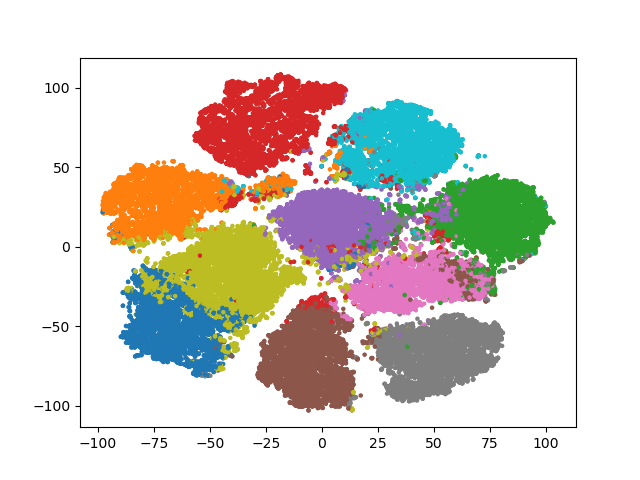
#> input picture nn/cluster_map_test/clusters_epoch_140.png, 640 x 480 px, given in place of gradient2.jpg, which was not available
$ python dct_test.py 5 band
#> lines starting #> are read from the running program, lines starting #| are printed output that depends on the picture; after the words box and inside, x2 and y2 are one past the last pixel; in counts of white or black regions, pixels touching at a corner belong together; pictures that were not available may be replaced by others from this repository, and a replacement may not be noted
import numpy as np
import argparse
from scipy import stats as st
from scipy.fftpack import idct, dct, fft, ifft
import matplotlib.pyplot as plt

from skimage import io, img_as_ubyte

T_D = 14.5
F_D = 11.5
S_D = 0
# W_D = 10
# angles = [90, 80, 70.6, 62, 54.5, 48.2, 43, 35, 25, 13, 0]
angles = [4,8,12,16,20,24,28,32,36,48,52,56,60,64,68,72,76,80,84,88]
# angles = [0,1,2,3,4,5,6,7,8,9,10,12,13,15,17,20,22,25,27,30,31,32,33,34,35,36,36,37,38,39,40,41,42,43,44,45,46,47,48,49,50,51,52,55,60,62,65,68,70,75,86,89,90]
the_norm = 'backward'
the_type  = 2

def save_as_png(array, filename):
    normalized_array = (array - np.min(array)) / (np.max(array) - np.min(array))
    uint8_array = img_as_ubyte(normalized_array)
    io.imsave(filename, uint8_array)

def apply_dct(image):
    dct_rows = dct(image, type=the_type, axis=0, norm=the_norm)
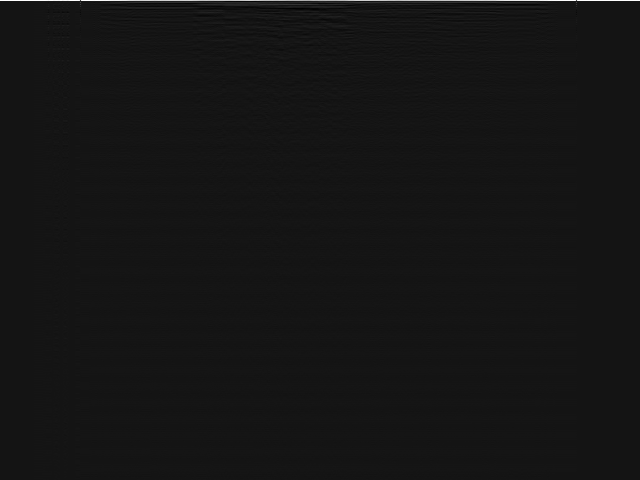
#> dct_rows: shape (480, 640) float64; min -85.68, max 960, mean 1.8; drawn with min black and max white
    dct_image = dct(dct_rows, type=the_type, axis=1, norm=the_norm)
    # dct_rows = fft(image)
    # dct_image = fft(dct_rows)
    return dct_image

def rebuild_image(dct_image):
    idct_rows = idct(dct_image, type=the_type, axis=1, norm=the_norm)
    idct_image = idct(idct_rows, type=the_type, axis=0, norm=the_norm)
    # idct_rows = ifft(dct_image)
    # idct_image = ifft(idct_rows)
    return idct_image

def filter_by_angle(dct_image, angle, W_D):
    u_max, v_max = dct_image.shape
    mask = np.zeros_like(dct_image, dtype=bool)
    theta = np.radians(angle)

    sin_theta = np.sin(theta)
    cos_theta = np.cos(theta)

    u_values = np.arange(u_max).reshape(-1, 1)  # Column vector
    # print(u_values)
    v_values = np.arange(v_max).reshape(1, -1)  # Row vector

    u_cos_v = u_values * sin_theta - v_values * cos_theta

    if theta < np.pi/9:
        condition_upper = (u_cos_v <= 0) #& (v_values <= 50)
        condition_lower = (u_cos_v + W_D >= 0)

    elif np.pi/9 <= theta < 7*np.pi/18:
        condition_upper = (u_cos_v - W_D / 2 <= 0) #& (v_values <= 50)
        condition_lower = (u_cos_v + W_D / 2 >= 0)

    else:
        condition_upper = (u_cos_v - W_D <= -0.5) #& (v_values <= 50) # pixel at position 0 expands from -0.5 to +0.5 so the image is offset by -0.5px so i set this offset as my starting/min condition instead of using 0
        condition_lower = (u_cos_v >= -0.5) # pixel at position 0 expands from -0.5 to +0.5 so the image is offset by -0.5px so i set this offset as my starting/min condition instead of using 0

    mask = condition_upper & condition_lower

    return mask

# [49 lines left out: functions threshold_filter, adjust_dct_energy, rescale_image, not called in this run]

def filter(dct_image, filter_type, angles, W_D, T_D, S_D, F_D):
#> called with filter_type = 'band', W_D = 5, T_D = 14.5, S_D = 0, F_D = 11.5
    magnitude_spectrum = np.log1p((np.abs(dct_image))**2)
    # magnitude_spectrum = np.log1p(1 + np.abs(dct_image))
    band_mask = np.zeros_like(dct_image, dtype=bool)
    threshold_mask = np.zeros_like(dct_image, dtype=bool)
    total_mask = np.zeros_like(dct_image, dtype=bool)
    filtered_dct = np.zeros_like(dct_image)
    filtered_magspec = np.zeros_like(dct_image)

    if filter_type == 'band':
        for angle in angles:
            angle_mask = filter_by_angle(dct_image, angle, W_D)
            band_mask |= angle_mask
#> this loop made 20 passes
#> pass 1, in filter, `angle_mask = filter_by_angle(dct_image, angle, W_D)`:
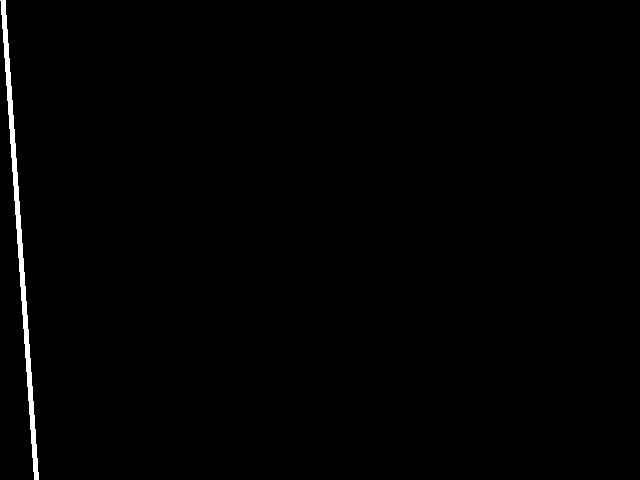
#> angle_mask: shape (480, 640) bool; 0.78% white; 1 white region, box (x1, y1, x2, y2) and area: (0, 0, 39, 480) 2407
#> after the loop:
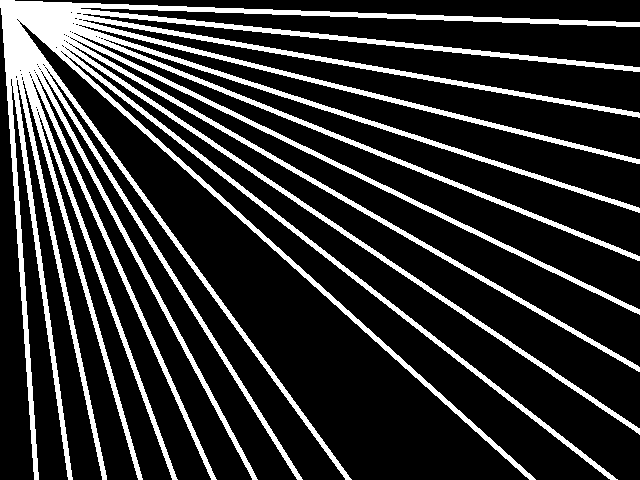
#> band_mask: shape (480, 640) bool; 18.9% white; 1 white region, box (x1, y1, x2, y2) and area: (0, 0, 640, 480) 58158

        # print(np.mean(magnitude_spectrum[band_mask]))
        filtered_dct[band_mask] = np.max(magnitude_spectrum) + 0.1 # Set frequency values in the band to 0
        filtered_dct[~band_mask] = dct_image[~band_mask]

        filtered_magspec[band_mask] = np.max(magnitude_spectrum) + 0.1
        filtered_magspec[~band_mask] = magnitude_spectrum[~band_mask]

    elif filter_type == 'threshold':
        threshold_mask = (magnitude_spectrum <= F_D) | (magnitude_spectrum >= T_D) # sets all cells that meet this condition (elimination condition) as TRUE
        # print(f'thresh: + {threshold_mask}')

        filtered_dct[threshold_mask] = S_D # all cells to be eliminated are set to S_D (zero)
        filtered_dct[~threshold_mask] = dct_image[~threshold_mask] # all other cells to kept are given the value of dct_image

        filtered_magspec[threshold_mask] = np.max(magnitude_spectrum) + 0.1 # all mask cells are set to white (note: they will all be black if every cell is set to 255)
        filtered_magspec[~threshold_mask] = magnitude_spectrum[~threshold_mask] # all other cells will be their respective mag spectrum value
        # print(np.max(magnitude_spectrum))

    elif filter_type == 'none':

        filtered_dct = dct_image
        filtered_magspec = magnitude_spectrum

    elif filter_type == 'soft':
        decay_factor=0.5
        threshold_mask = (magnitude_spectrum <= F_D) | (magnitude_spectrum >= T_D) # sets all cells that meet this condition (elimination condition) as TRUE
        # print(f'thresh: + {threshold_mask}')

        filtered_dct[threshold_mask] = S_D # all cells to be eliminated are set to S_D (zero)
        filtered_dct[~threshold_mask] = dct_image[~threshold_mask]*decay_factor # all other cells to kept are given the value of dct_image

        filtered_magspec[threshold_mask] = np.max(magnitude_spectrum) + 0.1 # all mask cells are set to white (note: they will all be black if every cell is set to 255)
        filtered_magspec[~threshold_mask] = magnitude_spectrum[~threshold_mask]/decay_factor # all other cells will be their respective mag spectrum value
        # print(np.max(magnitude_spectrum))

    elif filter_type == 'both':
        for angle in angles:
            angle_mask = filter_by_angle(dct_image, angle, W_D)
            band_mask |= angle_mask

        threshold_mask = (magnitude_spectrum <= F_D) | (magnitude_spectrum >= T_D)
        # print(f'thresh: {threshold_mask}')
        # print(f'band: {band_mask}')

        gate_mask = np.full(np.shape(dct_image), True)
        gate_mask[:1200,:1200] = False

        total_mask = threshold_mask & band_mask & gate_mask

        # print(f'mean: {np.min(dct_image)}')
        # print[magnitude_spectrum]
        filtered_dct[total_mask] = magnitude_spectrum[0,0]
        filtered_dct[~total_mask] = dct_image[~total_mask]
        # filtered_dct[321,450] = np.max(dct_image)

        filtered_magspec[total_mask] = np.max(magnitude_spectrum) + 0.1
        filtered_magspec[~total_mask] = magnitude_spectrum[~total_mask]

        # [4 lines of commented-out code are left out]

    elif filter_type == 'test':
        for angle in angles:
            angle_mask = filter_by_angle(dct_image, angle, W_D)
            band_mask |= angle_mask

        # round_dct = np.round(dct_image, 1)
        # flat_round_dct = round_dct.flatten()

        gate_mask = np.full(np.shape(dct_image), False)
        gate_mask[40:3800,30:5200] = True

        threshold_mask = (magnitude_spectrum <= F_D) | (magnitude_spectrum >= T_D)

        mask1 = threshold_mask & band_mask
        mask2 = threshold_mask & gate_mask

        total_mask = mask1 | mask2
        # [6 lines of commented-out code are left out]

        filtered_dct[total_mask] = 0 # all cells to be eliminated are set to S_D (zero)
        filtered_dct[~total_mask] = dct_image[~total_mask] # all other cells to kept are given the value of dct_image

        filtered_magspec[total_mask] = np.max(magnitude_spectrum) + 0.1 # all mask cells are set to white (note: they will all be black if every cell is set to 255)
        filtered_magspec[~total_mask] = magnitude_spectrum[~total_mask] # all other cells will be their respective mag spectrum value
        # print(np.max(magnitude_spectrum))

    return magnitude_spectrum, filtered_dct, filtered_magspec

def overhaul(image_path, W_D, filter_type):
    image = io.imread(image_path, as_gray=True)
    # print(type(image))
    # print(type(np.ones((10,10))))
    dct_image = apply_dct(image)
    magnitude_spectrum, filtered_dct, filtered_magspec = filter(dct_image, filter_type, angles, W_D, T_D, S_D, F_D)
    # filtered_dct, filtered_magspec = threshold_filter(dct_image, T_D, S_D, F_D)
    #print(filtered_dct)
    filtered_image = rebuild_image(filtered_dct)
#> in rebuild_image, `idct_image = idct(idct_rows, type=the_type, axis=0, norm=the_norm)`:
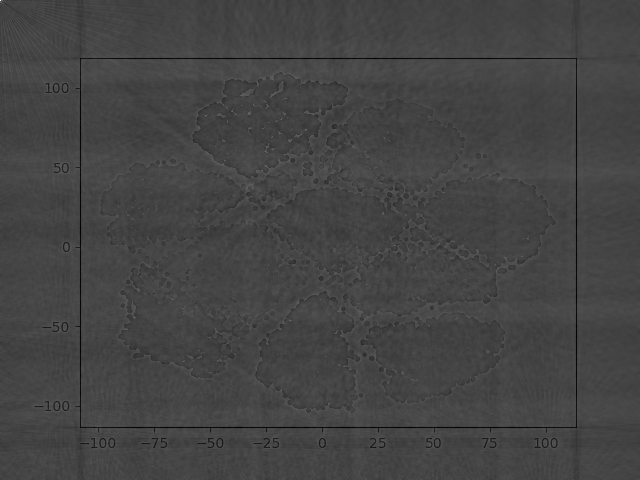
#> idct_image: shape (480, 640) float64; min -1335340, max 3626442.9, mean 27.8; drawn with min black and max white
    # filtered_image[310:335,435:465] = dct_image[310:335,435:465]
    # rescaled_image = rescale_image(filtered_image)
    return dct_image, magnitude_spectrum, filtered_dct, filtered_magspec, filtered_image

if __name__ == "__main__":
    parser = argparse.ArgumentParser(description='DCT image filtering')
    parser.add_argument('W_D', help="This is relevent for 'band' and 'both' filters; select a width to apply the filter at each given angle", type=int)
    parser.add_argument('filter_type', choices=['band', 'threshold', 'both', 'soft', 'none', 'test'], help="Type of filter to apply: 'band', 'threshold', 'soft', 'both' or 'none'")
    args = parser.parse_args()

    # Example image paths (you can modify them)
    image_path1 = '/home/unitx/Downloads/macbook_images/gradient2.jpg'
    image_path2 = '/home/unitx/Downloads/macbook_images/doublebarlight_02_cropped.png'

    dct_01, magnitude_spectrum_01, filtered_dct_01, filtered_magspec_01, filtered_01 = overhaul(image_path1, args.W_D, args.filter_type)
    dct_02, magnitude_spectrum_02, filtered_dct_02, filtered_magspec_02, filtered_02 = overhaul(image_path2, args.W_D, args.filter_type)
#> call 2 of overhaul, with W_D = 5, filter_type = 'band'
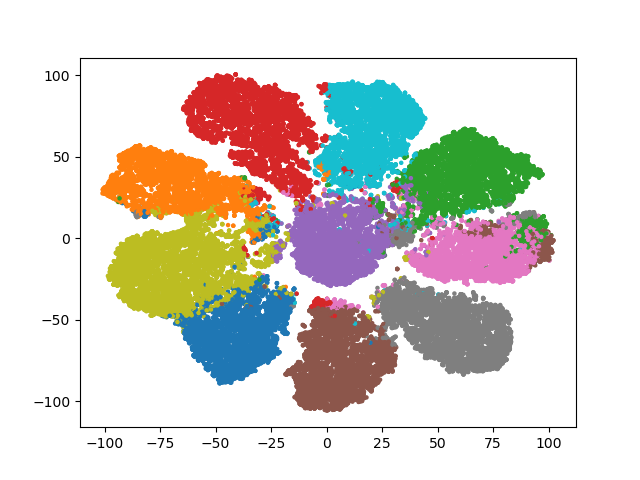
#> input picture nn/cluster_map_test/clusters_epoch_1400.png, 640 x 480 px, given in place of doublebarlight_02_cropped.png, which was not available
#> call 2 of filter, with filter_type = 'band', W_D = 5, T_D = 14.5, S_D = 0, F_D = 11.5
#> in filter (call 2), `filtered_dct[~band_mask] = dct_image[~band_mask]`:
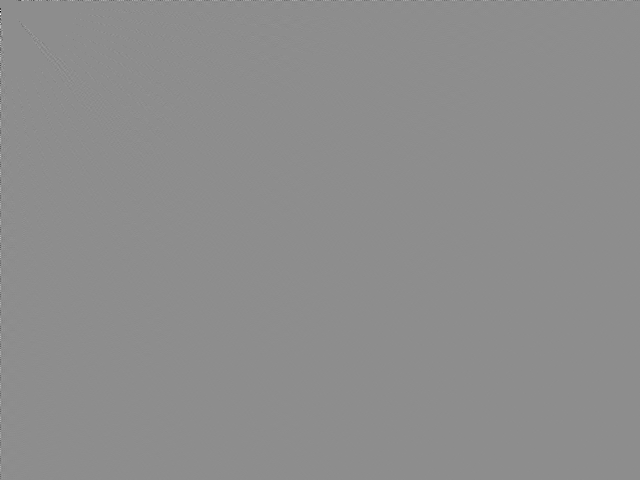
#> filtered_dct: shape (480, 640) float64; min -11802.9, max 9458.6, mean 5.2; drawn with min black and max white
#> in filter (call 2), `filtered_magspec[~band_mask] = magnitude_spectrum[~band_mask]`:
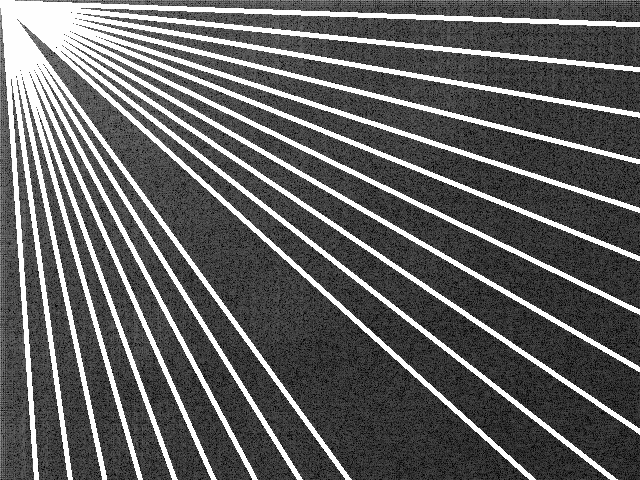
#> filtered_magspec: shape (480, 640) float64; min 5.22e-07, max 27.8, mean 10.6; drawn with min black and max white

    round_magspec_01 = np.round(magnitude_spectrum_01, 5)
    flat_round_magspec_01 = round_magspec_01.flatten()

    round_magspec_02 = np.round(magnitude_spectrum_02, 5)
    flat_round_magspec_02 = round_magspec_02.flatten()

    # Plotting
    fig, axes = plt.subplots(2, 5, figsize=(25, 10), gridspec_kw={'width_ratios': [1, 1, 1, 1, 1]})

    image1 = io.imread(image_path1, as_gray=True)
    image2 = io.imread(image_path2, as_gray=True)

    axes[0,0].imshow(image1, cmap='gray')
    axes[0,0].set_title('raw_lens1')

    axes[0,1].imshow(filtered_01, cmap='gray')
    axes[0,1].set_title('filtered_lens1')

    axes[0,2].imshow(magnitude_spectrum_01, cmap='gray')
    axes[0,2].set_title('DCT_lens1')

    axes[0,3].imshow(filtered_magspec_01, cmap='gray')
    axes[0,3].set_title('filtered_DCT_lens1')

    axes[0,4].text(0.0, 0.7, f' size mag_spec: {len(flat_round_magspec_01)}\n mean mag_spec: {np.mean(magnitude_spectrum_01)}\n mode mag_spec: {st.mode(flat_round_magspec_01).mode}\n mode_count mag_spec: {st.mode(flat_round_magspec_01).count}\n max mag_spec: {np.max(magnitude_spectrum_01)}\n min mag_spec: {np.min(magnitude_spectrum_01)}', horizontalalignment='left', verticalalignment='top', fontsize=12)
    axes[0,4].axis('off')


    axes[1,0].imshow(image2, cmap='gray')
    axes[1,0].set_title('raw_lens2')

    axes[1,1].imshow(filtered_02, cmap='gray')
    axes[1,1].set_title('filtered_lens2')

    axes[1,2].imshow(magnitude_spectrum_02, cmap='gray')
    axes[1,2].set_title('DCT_lens2')

    axes[1,3].imshow(filtered_magspec_02, cmap='gray')
    axes[1,3].set_title('filtered_DCT_lens2')

    axes[1,4].text(0.0, 0.7, f' size mag_spec: {len(flat_round_magspec_02)}\n mean mag_spec: {np.mean(magnitude_spectrum_02)}\n mode mag_spec: {st.mode(flat_round_magspec_02).mode}\n mode_count mag_spec: {st.mode(flat_round_magspec_02).count}\n max mag_spec: {np.max(magnitude_spectrum_02)}\n min mag_spec: {np.min(magnitude_spectrum_02)}', horizontalalignment='left', verticalalignment='top', fontsize=12)
    axes[1,4].axis('off')

    plt.tight_layout()
    plt.show()
save_as_png(image2, 'doublebarlight_02_cropped_grayscale.png')
save_as_png(magnitude_spectrum_02, 'doublebarlight_02_cropped_MAGSPEC.png')
save_as_png(filtered_magspec_02, 'doublebarlight_02_cropped_FILTEREDMAGSPEC.png')
save_as_png(filtered_02, 'doublebarlight_02_cropped_FILTERED.png')
# save_as_png(C2, 'C2_image.png')
# save_as_png(C3, 'C3_image.png')
# save_as_png(C4, 'C4_image.png')
